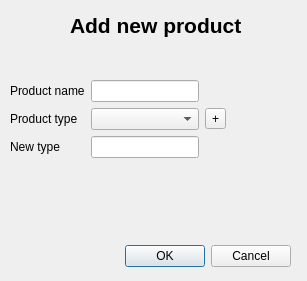
<?xml version="1.0" encoding="UTF-8"?>
<ui version="4.0">
 <class>addproduct</class>
 <widget class="QDialog" name="addproduct">
  <property name="geometry">
   <rect>
    <x>0</x>
    <y>0</y>
    <width>307</width>
    <height>281</height>
   </rect>
  </property>
  <property name="windowTitle">
   <string>Dialog</string>
  </property>
  <widget class="QDialogButtonBox" name="button_box">
   <property name="geometry">
    <rect>
     <x>70</x>
     <y>240</y>
     <width>221</width>
     <height>32</height>
    </rect>
   </property>
   <property name="orientation">
    <enum>Qt::Horizontal</enum>
   </property>
   <property name="standardButtons">
    <set>QDialogButtonBox::Cancel|QDialogButtonBox::Ok</set>
   </property>
  </widget>
  <widget class="QLabel" name="label_header">
   <property name="geometry">
    <rect>
     <x>70</x>
     <y>0</y>
     <width>171</width>
     <height>51</height>
    </rect>
   </property>
   <property name="font">
    <font>
     <pointsize>16</pointsize>
     <weight>75</weight>
     <bold>true</bold>
    </font>
   </property>
   <property name="text">
    <string>Add new product</string>
   </property>
  </widget>
  <widget class="QWidget" name="layoutWidget">
   <property name="geometry">
    <rect>
     <x>10</x>
     <y>80</y>
     <width>281</width>
     <height>101</height>
    </rect>
   </property>
   <layout class="QGridLayout" name="grid">
    <property name="sizeConstraint">
     <enum>QLayout::SetFixedSize</enum>
    </property>
    <item row="0" column="0">
     <widget class="QLabel" name="label_name">
      <property name="text">
       <string>Product name</string>
      </property>
     </widget>
    </item>
    <item row="0" column="1">
     <widget class="QLineEdit" name="input_good_name"/>
    </item>
    <item row="1" column="0">
     <widget class="QLabel" name="label_good_type">
      <property name="text">
       <string>Product type</string>
      </property>
     </widget>
    </item>
    <item row="2" column="0">
     <widget class="QLabel" name="label_new_type">
      <property name="text">
       <string>New type</string>
      </property>
     </widget>
    </item>
    <item row="2" column="1">
     <widget class="QLineEdit" name="input_new_type"/>
    </item>
    <item row="1" column="1">
     <widget class="QComboBox" name="box_good_type"/>
    </item>
    <item row="1" column="2">
     <widget class="QToolButton" name="button_add_type">
      <property name="text">
       <string>+</string>
      </property>
     </widget>
    </item>
   </layout>
  </widget>
 </widget>
 <resources/>
 <connections>
  <connection>
   <sender>button_box</sender>
   <signal>accepted()</signal>
   <receiver>addproduct</receiver>
   <slot>accept()</slot>
   <hints>
    <hint type="sourcelabel">
     <x>248</x>
     <y>254</y>
    </hint>
    <hint type="destinationlabel">
     <x>157</x>
     <y>274</y>
    </hint>
   </hints>
  </connection>
  <connection>
   <sender>button_box</sender>
   <signal>rejected()</signal>
   <receiver>addproduct</receiver>
   <slot>reject()</slot>
   <hints>
    <hint type="sourcelabel">
     <x>316</x>
     <y>260</y>
    </hint>
    <hint type="destinationlabel">
     <x>286</x>
     <y>274</y>
    </hint>
   </hints>
  </connection>
 </connections>
</ui>
